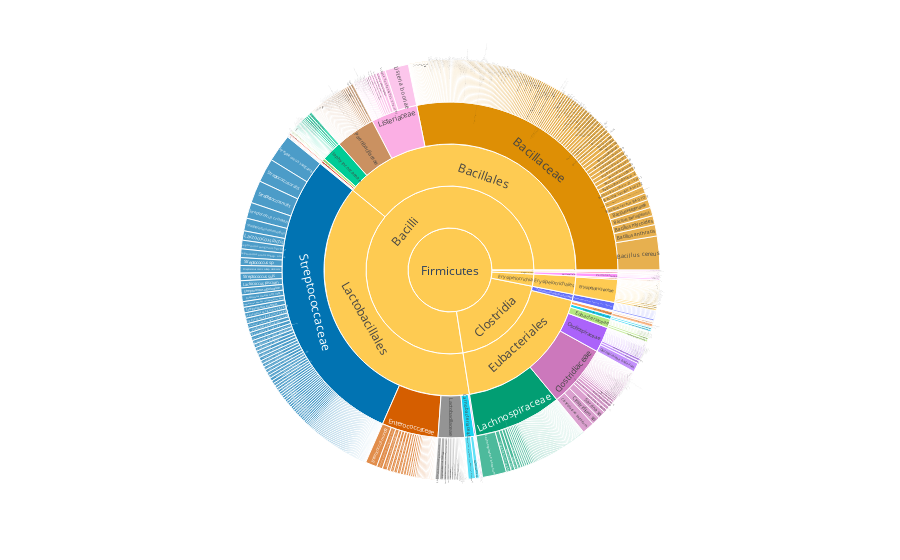

The cell this chart's notebook holds for it:
### Markdown cell above
# Make sundburst Diagram

### Code cell
import plotly.express as px
import numpy as np
import seaborn as sns

# create a color palette based on the "family" column
# get a list of unique values in the "family" column
unique_families = fdf['family'].unique()
# set the color palette to use 3-digit RGB values

family_counts = fdf['family'].value_counts()
    
# # combine categories with an occurrence below 5% into a new category called "other"
# other_count = family_counts[family_counts < 0.05 * family_counts.sum()].sum()
# family_counts = family_counts[family_counts >= 0.05 * family_counts.sum()]
# family_counts['other'] = other_count

# combine categories with an occurrence below 5% into a new category called "other"
other_count = family_counts[family_counts < 0.03 * family_counts.sum()].sum()
family_counts = family_counts[family_counts >= 0.03 * family_counts.sum()]
family_counts['other'] = other_count
# create a pie chart for the current cluster using the colors from the "family_colors" dictionary

# create a list of colors based on the "colorblind" color palette
palette_list = sns.color_palette('colorblind', n_colors=len(family_counts.index), as_cmap=True)
palette_list = palette_list * (len(family_counts.index) // len(palette_list) + 1)

# create a dictionary that maps each unique family to a specific color in the "husl" color palette
family_colors = {family: palette_list[i] for i, family in enumerate(family_counts.index)}
family_colors['other'] = 'gray'


# create a list of colors based on the "husl" color palette
palette_list = sns.color_palette('colorblind', n_colors=len(family_counts), as_cmap=True)
palette_list = palette_list * (len(family_counts.index) // len(palette_list) + 1)

# create a dictionary that maps each unique family to a specific color in the "husl" color palette
family_colors = {family: palette_list[i] for i, family in enumerate(family_counts.index)}
# family_colors['other'] = 'gray'
path=['phylum', 'class', 'order', 'family', 'Organism']
fig = px.sunburst(fdf, path=path, 
                  values=fdf.index,
                  color='family',
                  color_discrete_map=family_colors,
                  branchvalues='total')
                  
                #   color_continuous_midpoint = 125)
                #   color_continuous_midpoint=np.average(fdf['seq_len'], weights=fdf.index))


# show the diagram
fig.show()
fig.write_image('sunburst/sunburst_new.svg', format='svg')

### Figure 1 — Plotly figure (JSON) as saved in the notebook; plotly's stock layout.template omitted (floating-point values rounded to 4 significant figures; data arrays with more than 128 entries replaced by an {"elided": "..."} marker saying what was removed)
{"data": [{"branchvalues": "total", "customdata": {"elided": "889x1 str values"}, "domain": {"x": [0, 1], "y": [0, 1]}, "hovertemplate": "labels=%{label}<br>index=%{value}<br>parent=%{parent}<br>id=%{id}<br>family=%{customdata[0]}<extra></extra>", "ids": {"elided": "889 str values"}, "labels": {"elided": "889 str values"}, "marker": {"colors": {"elided": "889 str values"}}, "name": "", "parents": {"elided": "889 str values"}, "type": "sunburst", "values": {"elided": "889 int values"}}], "layout": {"legend": {"tracegroupgap": 0}, "margin": {"t": 60}}}
